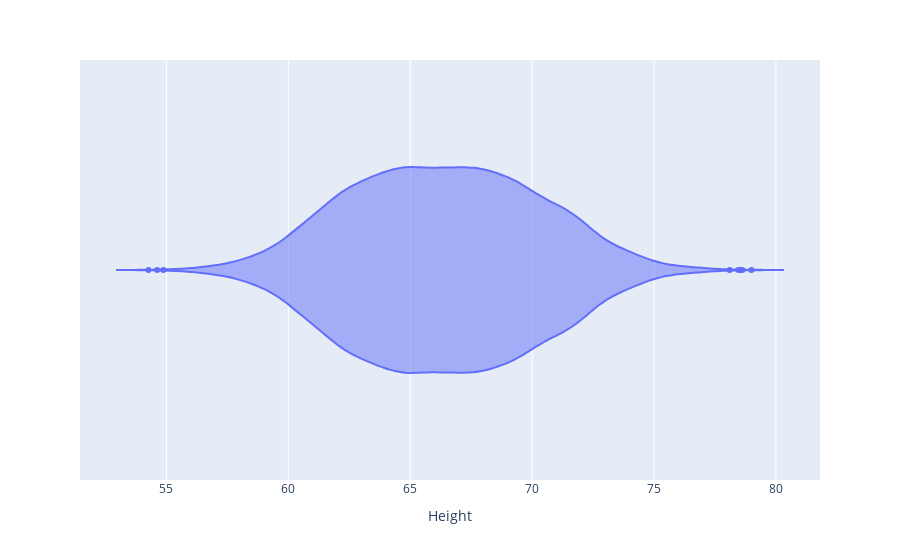

Here is the notebook cell this chart was saved with:
### Code cell
ex.violin(x='Height', data_frame=df)

### Figure 1 — Plotly figure (JSON) as saved in the notebook; plotly's stock layout.template omitted (floating-point values rounded to 4 significant figures; data arrays with more than 128 entries replaced by an {"elided": "..."} marker saying what was removed)
{"data": [{"alignmentgroup": "True", "box": {"visible": false}, "hovertemplate": "Height=%{x}<extra></extra>", "legendgroup": "", "marker": {"color": "#636efa"}, "name": "", "offsetgroup": "", "orientation": "h", "scalegroup": "True", "showlegend": false, "type": "violin", "x": {"elided": "10000 float values"}, "x0": " ", "xaxis": "x", "y0": " ", "yaxis": "y"}], "layout": {"legend": {"tracegroupgap": 0}, "margin": {"t": 60}, "violinmode": "group", "xaxis": {"anchor": "y", "domain": [0, 1], "title": {"text": "Height"}}, "yaxis": {"anchor": "x", "domain": [0, 1]}}}
